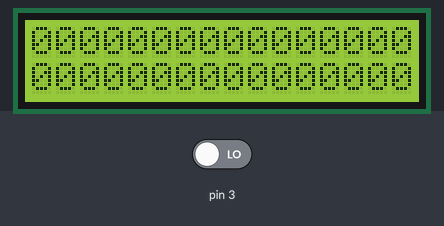
Bench run of a sketch on a simulated Arduino Uno, built with avr-gcc and run on an emulated ATmega328P. On the bench: 16×2 character LCD. The test bench sets the inputs (shaded band); at power-on: pin 3 LOW. EEPROM starts erased.

Above: at 1.2 s.
1.3 s: pin 3 driven HIGH
At 1.48 s:
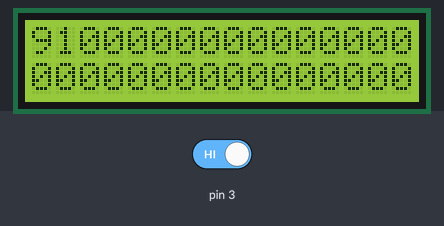
2.8 s: pin 3 driven LOW
At 2.99 s:
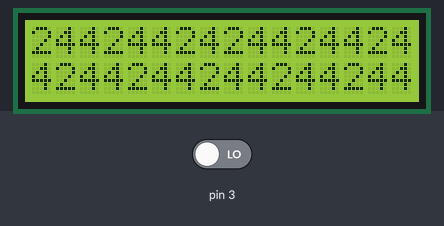
4.3 s: pin 3 driven HIGH
At 4.49 s:
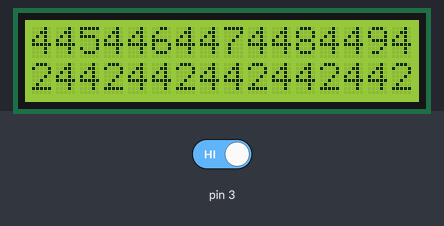
Timing chart, 0 to 7.3 s (numbered marks = the images above; inputs shaded):
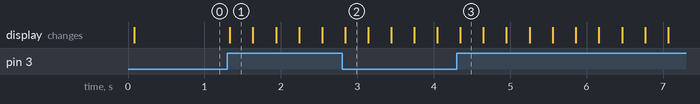

Measured:
- after the input at 1.3 s, the display: changes at once (image 1)

The sketch:

eeprom1.ino
```cpp
#include <EEPROM.h>
#include <LiquidCrystal.h>

LiquidCrystal lcd(12, 11, 10, 9, 8, 7);
char message;
int memory_location = 0;

void setup() {
  // put your setup code here, to run once:
lcd.begin(16, 2);
lcd.print("ok let us see");
pinMode(2, INPUT);
}

void loop() {
  // put your main code here, to run repeatedly:
if (digitalRead(3) == HIGH){
memory_location++;
//message = "who are you";
EEPROM.write(memory_location, ' ');

  }
lcd.print(memory_location);
}
```
